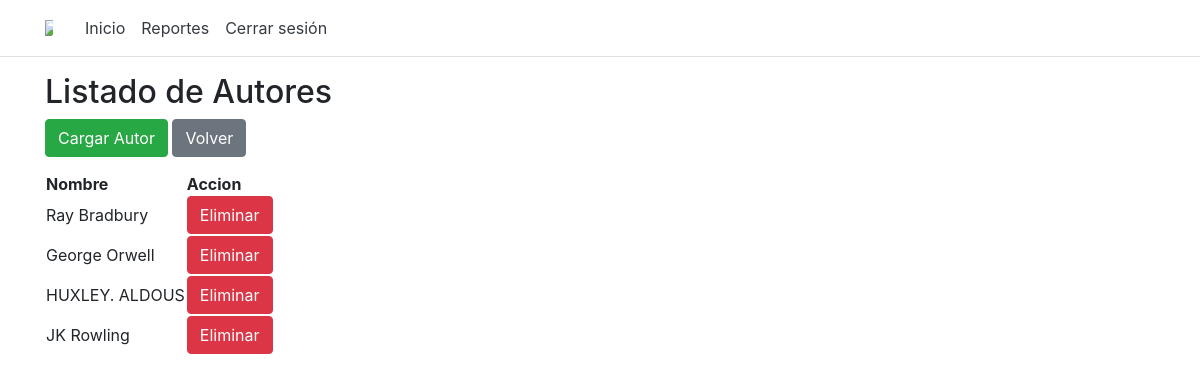
Page /listAutores/ (signed in) on the committed database.
### app/models.py (models this page shows, shortened)
class Autor(models.Model):
    id = models.AutoField(primary_key=True)
    nombre = models.CharField(max_length=50,unique=True)

### app/views.py (the view)
# urls.py: path('listAutores/', views.listAutores),
def listAutores(request):
    autores = Autor.objects.all()
    return render(request, "admin/listOfAutores.html", {'autores': autores})

### app/models.py (called while the page is built)
    @property
    def is_active(self):
        return self.active

    @property
    def is_superuser(self):
        return self.superuser

### app/templates/admin/listOfAutores.html (shortened to what this page needs)
{% extends 'default/layout.html' %}
{% block admin %}
<h2>Listado de Autores</h2>
<div class="btn-group" role="group" aria-label="Basic example">
<form method="get" action="/createAutor">
    <button class="btn btn-success" type="submit">Cargar Autor</button>
  </form>
<form method="get" action="/inicio">
    <button class="btn btn-secondary" type="submit">Volver</button>
</form>
</div>
<table>
    <thead>
        <tr>
            <th>Nombre</th>
            <th>Accion</th>
        </tr>
    </thead>
    <tbody>
        {% for autor in autores %}
        <tr>
            <td>{{ autor.nombre }}</td>
            <td><a class="btn btn-danger" role="button" href="/deleteAutor/{{ autor.id }}"
          onClick="return confirm('¿Seguro que quieres borrar a {{autor.nombre}}?');">
            Eliminar</a></td>
        </tr>
        {% endfor %}
    </tbody>
</table>
{% endblock %}

### rows in the picture
Autor: nombre "Ray Bradbury"
Autor: nombre "George Orwell"
Autor: nombre "HUXLEY. ALDOUS"
Autor: nombre "JK Rowling"
